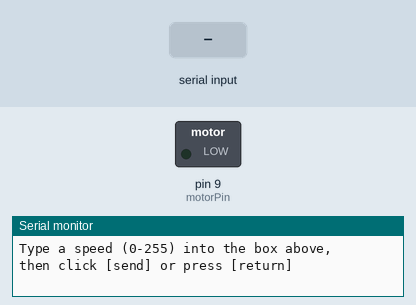
Recording of a sketch running on a simulated Arduino Uno, built with avr-gcc and run on an emulated ATmega328P. On the bench: switched loads named in the sketch (green lamp = pin HIGH), the last lines printed to the serial monitor. The inputs (shaded band) are chosen by the test bench.

Above: at 1.2 s.
1.3 s: "90,45\n" received over Serial
At 1.9 s:
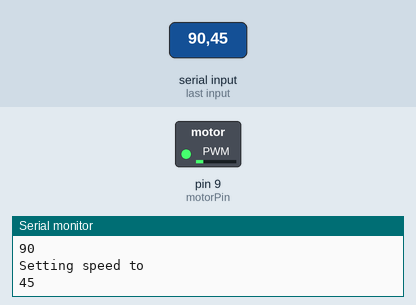
3.8 s: "30,150\n" received over Serial
At 4.6 s:
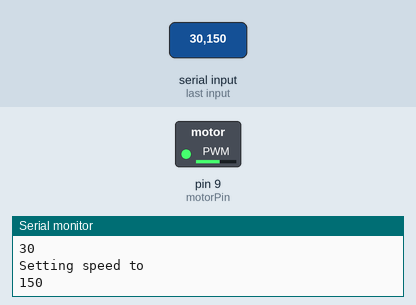
6.3 s: "200\n" received over Serial
At 6.8 s:
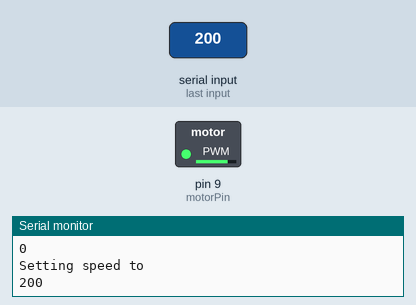
8.8 s: "90\n" received over Serial
At 9.6 s:
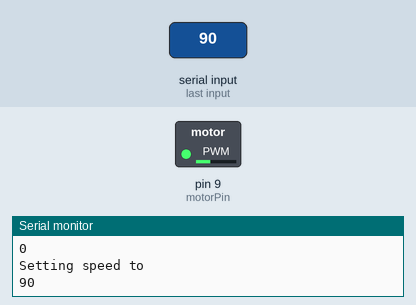
Timing chart, 0 to 11.8 s (numbered marks = the images above; inputs shaded):
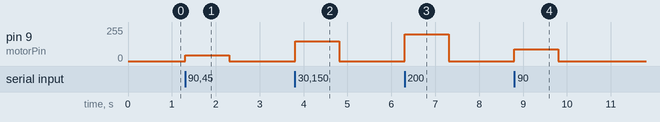

Measured:
- after the input at 1.3 s, pin 9 (motorPin): 0/255 → 45/255 at once, → 0/255 1.0 s later
- after the input at 3.8 s, pin 9 (motorPin): 0/255 → 150/255 at once, → 0/255 1.0 s later
- after the input at 6.3 s, pin 9 (motorPin): 0/255 → 200/255 at once, → 0/255 1.0 s later
- after the input at 8.8 s, pin 9 (motorPin): 0/255 → 90/255 at once, → 0/255 1.0 s later

The sketch:

10F_Motors.ino
```cpp
int motorPin = 9;

void setup() {
  pinMode(motorPin, OUTPUT);
  // Set serial transfer speed to 9600 bits/second
  Serial.begin(9600);
}

void loop() {
  SerialSpeed();
}

void SerialSpeed() {
  int speed;

  Serial.println("Type a speed (0-255) into the box above,");
  Serial.println("then click [send] or press [return]");
  Serial.println("");

  while(true) {
    while(Serial.available() > 0) {
      // Convert serial input into speed
      speed = Serial.parseInt();

      speed = constrain(speed, 0, 255);
      Serial.println("Setting speed to");
      Serial.println(speed);

      // Send new motor speed
      analogWrite(motorPin, speed);
    }
  }
}
```
